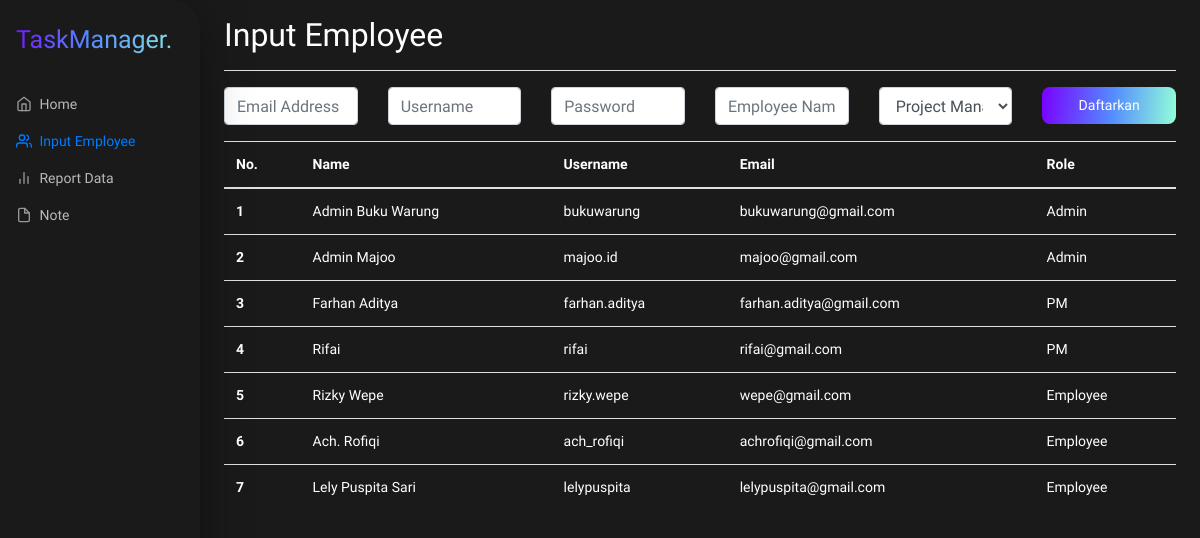
/component/admin/add-employee/ (signed in), run on the app's committed database.
### tables this page shows
CREATE TABLE `tb_account` (
  `idaccount` int(11) NOT NULL,
  `idorganization` int(11) NOT NULL,
  `username` varchar(100) NOT NULL,
  `email` varchar(100) NOT NULL,
  `password` varchar(100) NOT NULL,
  `name` varchar(100) NOT NULL,
  `photos` text NOT NULL,
  `role` varchar(45) NOT NULL
);

### component/admin/add-employee/index.php (the view, shortened to what this page needs)
<?php
    include '../../../src/connection/connection.php';
?>
<!DOCTYPE html>
<html lang="en">
<head>
    <link rel="stylesheet" href="https://cdn.jsdelivr.net/npm/bootstrap@4.5.3/dist/css/bootstrap.min.css">
	<link rel="stylesheet" type="text/css" href="../../../src/css/style.css">
    <link href="../assets/dist/css/bootstrap.min.css" rel="stylesheet">
    <link href="../../../src/css/dashboard.css" rel="stylesheet">
</head>
<body>
<div class="container-fluid">
  <div class="row">
    <nav id="sidebarMenu" class="col-md-3 col-lg-2 d-md-block sidebar collapse">
      <div class="sidebar-sticky">
        <h1 class="title-logo mb-4">TaskManager.</h1>
        <ul class="nav flex-column">
          <li class="nav-item">
            <a class="nav-link" href="#">
              <span data-feather="home"></span>
              Home
            </a>
          </li>
          <li class="nav-item">
            <a class="nav-link active" href="#">
              <span data-feather="users"></span>
              Input Employee
            </a>
          </li>
          <li class="nav-item">
            <a class="nav-link" href="#">
              <span data-feather="bar-chart-2"></span>
              Report Data
            </a>
          </li>
          <li class="nav-item">
            <a class="nav-link" href="#">
              <span data-feather="file"></span>
              Note
            </a>
          </li>
        </ul>
      </div>
    </nav>
    <main role="main" class="col-md-9 ml-sm-auto col-lg-10 px-md-4" style="height: 100vh;">
      <div class="d-flex justify-content-between flex-wrap flex-md-nowrap align-items-center pt-3 pb-2 mb-3 border-bottom">
        <h1 class="h2">Input Employee</h1>
      </div>
      <form action="fetch/inputData.php" method="POST">
        <div class="row">
          <div class="form-group col-md-2">
            <input type="email" name="email" class="form-control" id="exampleFormControlInput1" placeholder="Email Address">
          </div>
          <div class="form-group col-md-2">
            <input type="text" name="username" class="form-control" id="exampleFormControlInput1" placeholder="Username">
          </div>
          <div class="form-group col-md-2">
            <input type="password" name="password" class="form-control" id="exampleFormControlInput1" placeholder="Password">
          </div>
          <div class="form-group col-md-2">
            <input type="text" name="name" class="form-control" id="exampleFormControlInput1" placeholder="Employee Name">
          </div>
          <div class="form-group col-md-2">
            <select class="form-control" name="role" id="">
              <option value="PM">Project Manager</option>
            </select>
          </div>
          <div class="form-group col-md-2">
            <button type="submit" class="btn-linear-primary p-2" style="width: 100%;">Daftarkan</button>
          </div>
        </div>
      </form>
      <table class="table">
        <thead>
          <tr>
            <th scope="col">No.</th>
            <th scope="col">Name</th>
            <th scope="col">Username</th>
            <th scope="col">Email</th>
            <th scope="col">Role</th>
          </tr>
        </thead>
        <tbody>
          <?php
          $no = 1;
          $queryAccount  = mysqli_query($connect, "SELECT * FROM tb_account");
          while($row = mysqli_fetch_array($queryAccount)){?>
          <tr>
            <th scope="row"><?=$no?></th>
            <td><?=$row['name']?></td>
            <td><?=$row['username']?></td>
            <td><?=$row['email']?></td>
            <td><?=$row['role']?></td>
          </tr>
          <?php $no++;
          } ?>
        </tbody>
      </table>
    </main>
  </div>
</div>
</body>
</html>

### src/css/style.css (style rules this page uses)
.title-logo { font-family: 'Cantora One', sans-serif; padding: 0.5rem 1rem; font-style: normal; font-weight: 400; font-size: 25px; line-height: 28px; display: flex; align-items: center; background: linear-gradient(93.85deg, #7900FF 0%, #548CFF 45.31%, #93FFD8 100%); -webkit-background-clip: text; -webkit-text-fill-color: transparent; background-clip: text; text-fill-color: transparent; }
.btn-linear-primary { background: linear-gradient(95.62deg, #7900FF 0%, #548CFF 52.6%, #93FFD8 100%); border-radius: 8px; font-family: 'Catamaran', sans-serif; color: #FFF; font-weight: 500; border: 0; }
.form-control { background-color: #202020; color: #B9B9B9; }

### src/css/dashboard.css (style rules this page uses)
body { font-size: .875rem; font-family: 'Catamaran', sans-serif; color: #FFFFFF; }
.table { color: #FFF; }
.feather { width: 16px; height: 16px; vertical-align: text-bottom; }
.container-fluid { background-color: #191A19; }
.sidebar { position: fixed; top: 0; bottom: 0; left: 0; z-index: 100; padding: 10px 0 0; background: #191A19; box-shadow: 2px 0px 60px -20px rgba(0, 0, 0, 0.75); border-radius: 0px 28px 28px 0px; }
.sidebar-sticky { position: relative; top: 0; height: calc(100vh - 48px); padding-top: .5rem; overflow-x: hidden; overflow-y: auto; }
.sidebar .nav-link { font-weight: 500; color: #B9B9B9; }
.sidebar .nav-link .feather { margin-right: 4px; color: #999; }
.sidebar .nav-link.active { color: #007bff; }
.sidebar .nav-link:hover .feather, .sidebar .nav-link.active .feather { color: inherit; }

### data on the page
tb_account: name "Admin Buku Warung", username "bukuwarung", email "bukuwarung@gmail.com", role "Admin"
tb_account: name "Admin Majoo", username "majoo.id", email "majoo@gmail.com", role "Admin"
tb_account: name "Farhan Aditya", username "farhan.aditya", email "farhan.aditya@gmail.com", role "PM"
tb_account: name "Rifai", username "rifai", email "rifai@gmail.com", role "PM"
tb_account: name "Rizky Wepe", username "rizky.wepe", email "wepe@gmail.com", role "Employee"
tb_account: name "Ach. Rofiqi", username "ach_rofiqi", email "achrofiqi@gmail.com", role "Employee"
tb_account: name "Lely Puspita Sari", username "lelypuspita", email "lelypuspita@gmail.com", role "Employee"
